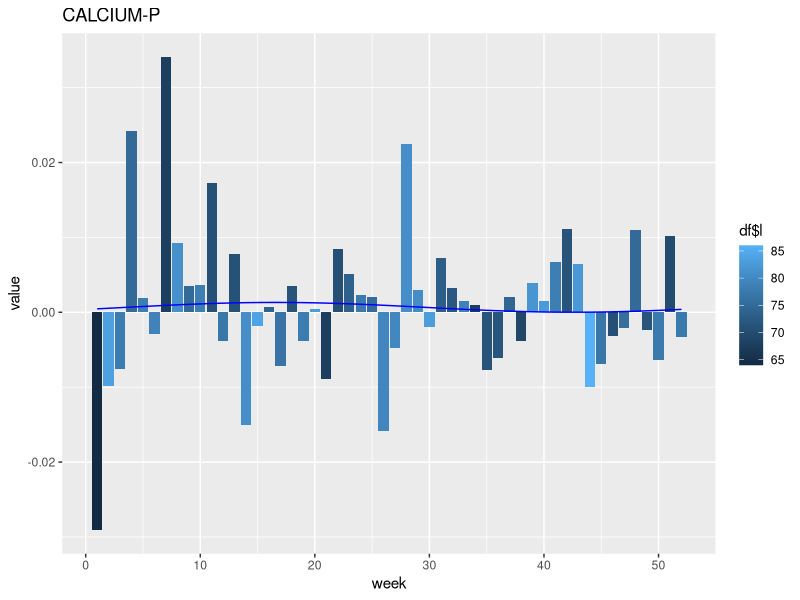
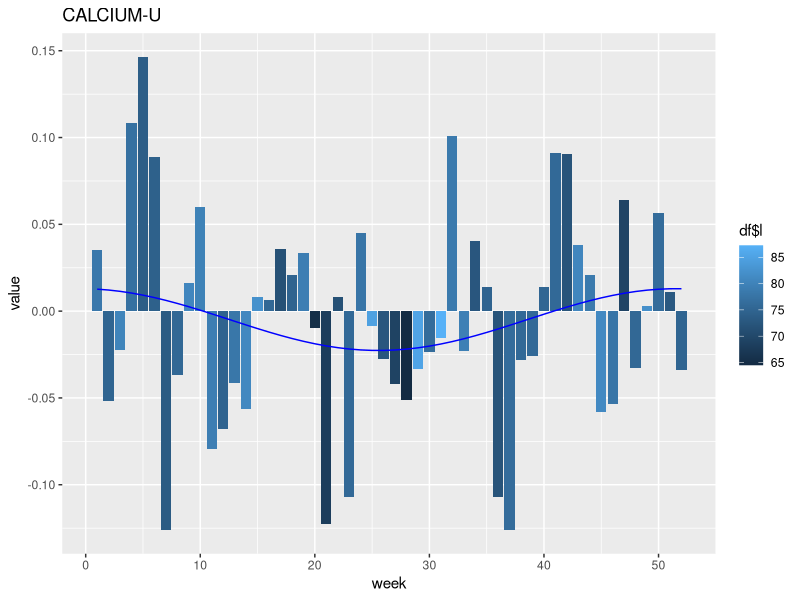
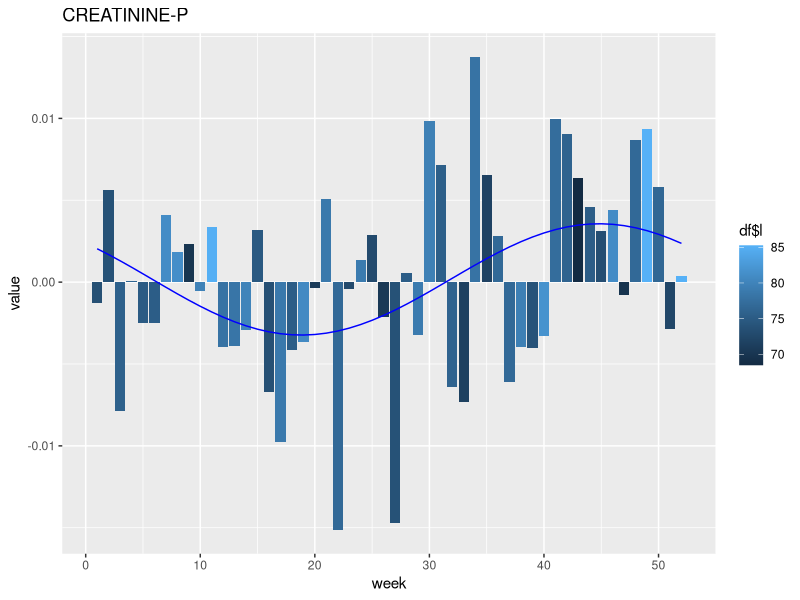
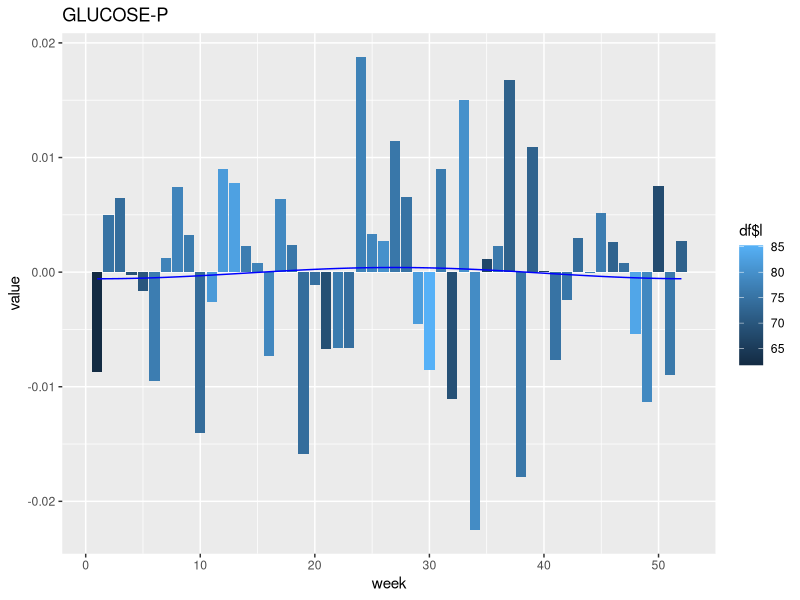
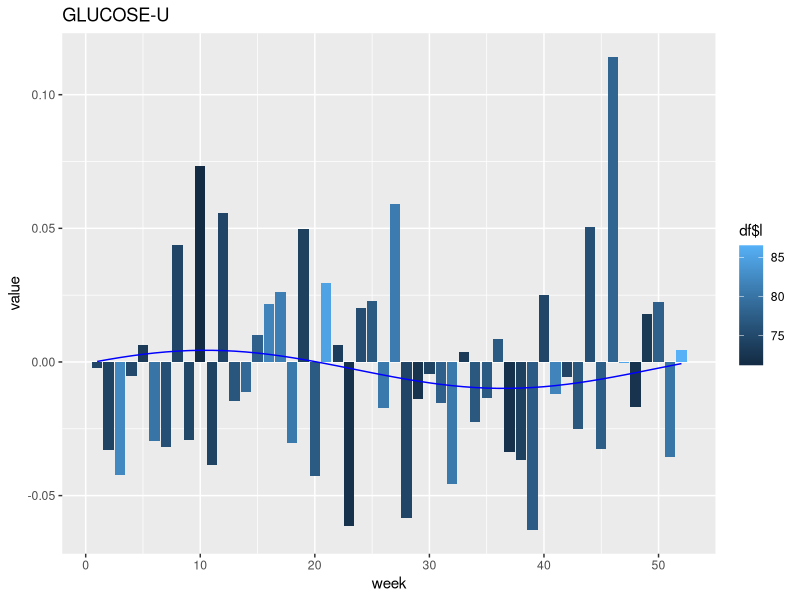
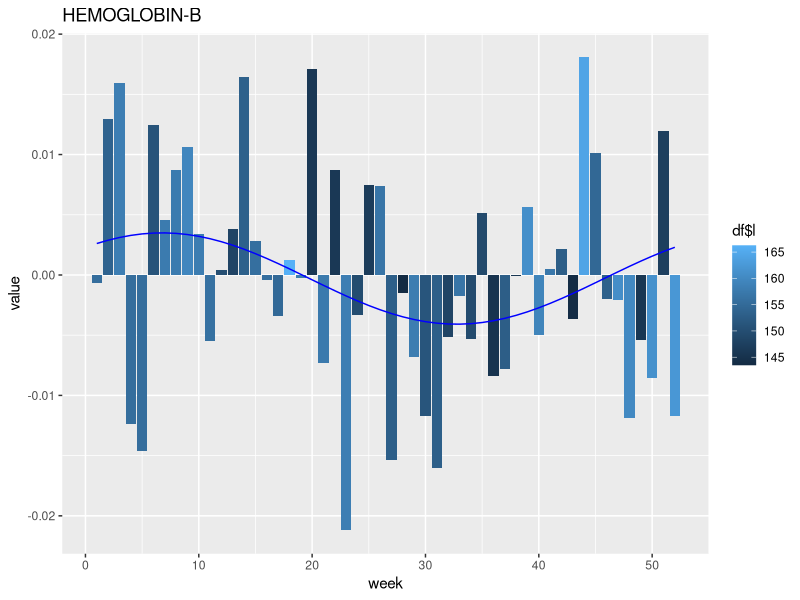
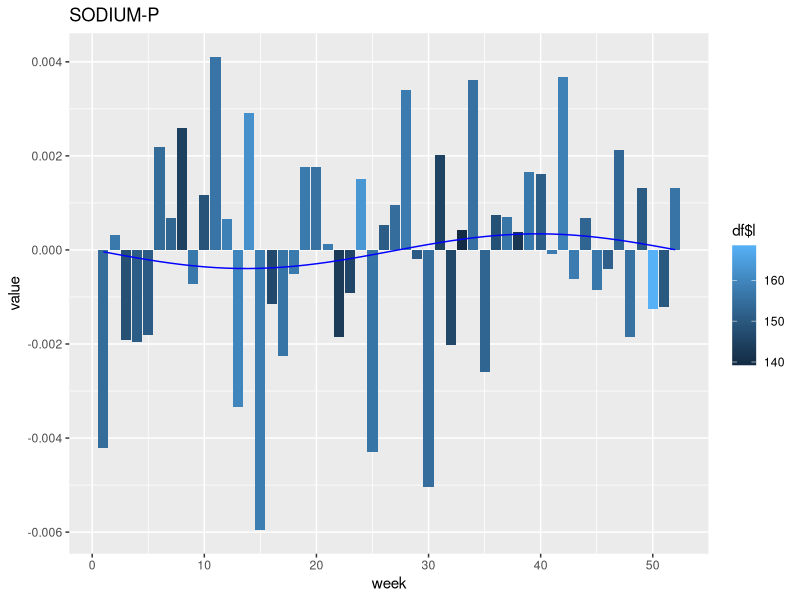
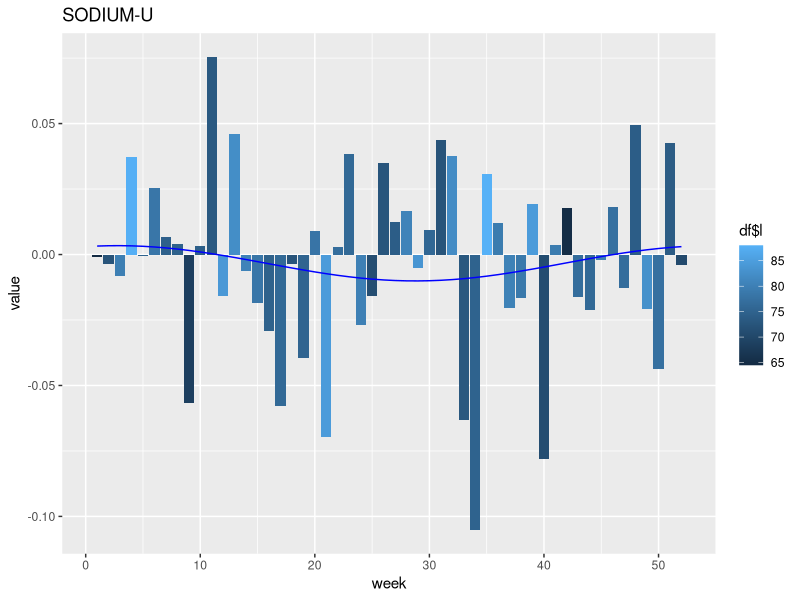

Source code (R) for these figures, in order:
### this script is intended for generic protocol use only and makes use of a dummy data set -- last updated December 1st, 2023
### by Victorine Muse

##this step takes in one of the interim data sets from step 2 and fits the data seasonally by week-year (can be changed to month-year) 

library(minpack.lm)
library(data.table)
library(ggplot2)
#library(nlstools)

setwd("~/Desktop/Lab_data_processing/adjust_by_season/interim_files")

##this is an example of one of the research questions, can be modified for mortality tests or other

data= fread('all_tests_together.tsv')

#use if subsetting to 2012-2015 inclusive
data= subset(data, data$date_only >= '2012-01')
data=subset(data, data$date_only <'2016-01')

labData= data ###save full version for reference

labData$week= substr(labData$date_only, nchar(labData$date_only)-1, nchar(labData$date_only))
labData$week= as.numeric(labData$week)
labData= subset(labData, labData$week <53) #remove random 53 week years, not conistent 

labLengths= fread('week_lengths_all_together.tsv')
labLengths$week= substr(labLengths$date_only, nchar(labLengths$date_only)-1, nchar(labLengths$date_only))
labLengths$week= as.numeric(labLengths$week)
labLengths= subset(labLengths, labLengths$week < 53) #remove incomplete week 53

#use if subsetting to 2012-2015 inclusive
labLengths = subset(labLengths, labLengths$date_only >= '2012-01')
labLengths =subset(labLengths, labLengths$date_only <'2016-01')

labLengths_check= labLengths[,2:length(colnames(labLengths))]

lab_cts= labLengths

for (i in 2:length(colnames(labData))-1){
  for (j in 1:length(rownames(labData))){
    
    if (labLengths[j, ..i]<50){ ###this is a choice of threhold based on your data set, ie at least 50 unique tests per week required to be included
      labData[j, i]= NA
    }
  }
}

labLengths= melt(labLengths_check, id= 'week')

labLengths$value[which(labLengths$value <50)]=0
#labLengths$value= as.numeric(labLengths$value)
require(reshape2)

#### a weight function was defined that distributes weight based on # of tests. This is important to remove bias from holidays or summer where only really sick patients are examined
lab_len_wts= as.data.frame(xtabs(value ~ week + variable, data= labLengths))

lab_len_wts= dcast(lab_len_wts, week~variable, value.var= 'Freq')
labLengths = dcast(labLengths, week~variable, value.variable= 'value', fun= mean)

sums= colSums(lab_len_wts[2:length(colnames(lab_len_wts))])

for (i in 2:length(colnames(lab_len_wts))){
  
  labLengths_check[,i-1]=labLengths_check[,..i-1]/sums[[i-1]]
}

labData_check= labData[,2:length(colnames(labData))]

subcheck= melt(labData_check, id= 'week')
subcheck= subcheck[complete.cases(subcheck),]
subcheck = dcast(subcheck, week~variable, drop = F, value.variable= 'value', fun= mean)

pdf("Print_boxes_together_2012_2015.pdf") #open a pdf document for predicted value printing, if desired 

time= seq(1,52)

labData= labData


f= function(A,x,offset, height){
  A*cos(2*pi*(x-offset)/52) + height
}


length=length(colnames(subcheck))

plot_stats= data.frame(matrix(ncol = 7, nrow = length(colnames(labData))-2))
colnames(plot_stats)= c('test','Amplitude','A_pval', 'offset', 'offset_pval', "height", 'h_pval')

for (i in 2:length){
  
  
  if (sum(is.na(labData[,..i]))<100){ ###make sure ~50% of weeks have data to avoid possible convergence 
    value= labData[,..i]
    
    j = length(colnames(labData))
    
    l= labLengths[,i]
    y= labData[,..i]
    x= labData$week
    
    test_name= colnames(y)
    
    df <- data.frame(x,y)
    
    y=as.data.frame(y)
    
    idx=!(is.na(y[,1]))
    
    if(sd(y[idx,1])!= 0){
      df <- data.frame(x,y)
      colnames(df)= c('x','y')
            
      wts= labLengths_check[,..i-1]
      
      # access the fitted series (for plotting)
      fit_all = nls(y ~f(A, x, offset, height), data= df, start = list(A=.01, offset= 23, height= .01), control = list(maxiter = 50000, minFactor=1/2000, warnOnly=T), algorithm = "port", weights= unlist(wts), lower= c(-1,0,-1), upper= c(1,52,1))
            
      # find predictions for original time series
      pred_all <- predict(fit_all, newdata=data.frame(Time=time)) ##this data can be saved iteratively if desired, or else calculated again with fitted parameters
            
      fits= coef(summary(fit_all))

      #selected paramters saved, additional statistical parameters can be retrieved at this step as needed/ desired 
      plot_stats$test[i-1]= colnames(labData)[i]
      plot_stats$Amplitude[i-1]= fits[1,1]
      plot_stats$A_pval[i-1]= fits[1,4]
      plot_stats$offset[i-1]= fits[2,1]
      plot_stats$offset_pval[i-1]= fits[2,4] 
      plot_stats$height[i-1]= fits[3,1]
      plot_stats$h_pval[i-1]= fits[3,4]
  
  value= subcheck[,i]
  week= as.numeric(as.character(subcheck$week))
  df <- data.frame(week,value,l)
  
  colnames(df)= c('week', 'value', 'l')
  test_name= colnames(subcheck)[i]
    
  p= ggplot(data= df, aes(x= week, y = value)) + geom_bar(stat='identity',aes(fill=df$l)) + ggtitle(test_name) +geom_line(aes(x=c(1:52), y = pred_all[1:52]), col = 'blue')
  print(p) #print predicted values for later data exploration
  
}}}

dev.off()

plot_stats= plot_stats[complete.cases(plot_stats),]

plot_stats$A_pval= p.adjust(plot_stats$A_pval, method= 'fdr') #if multiple test correcting, method can be altered
plot_stats$offset_pval= p.adjust(plot_stats$offset_pval, method= 'fdr')
plot_stats$h_pval= p.adjust(plot_stats$h_pval, method= 'fdr')

plot_stats$sig= 'no' #give easy label for filtering for seasonality later , here just looking at Amplitude and offset as a starting point
plot_stats$sig[which(plot_stats$A_pval<0.05)]='yes' #can vary on what parameter(s) you care about 
plot_stats$sig[which(plot_stats$offset_pval<0.05)]='yes' #can vary on what parameter(s) you care about 

#save full data table of  parameter fits for further analysis
write.table(plot_stats, file='all_stats_together_2012_2015.tsv', quote=FALSE, sep='\t', row.names=FALSE)
